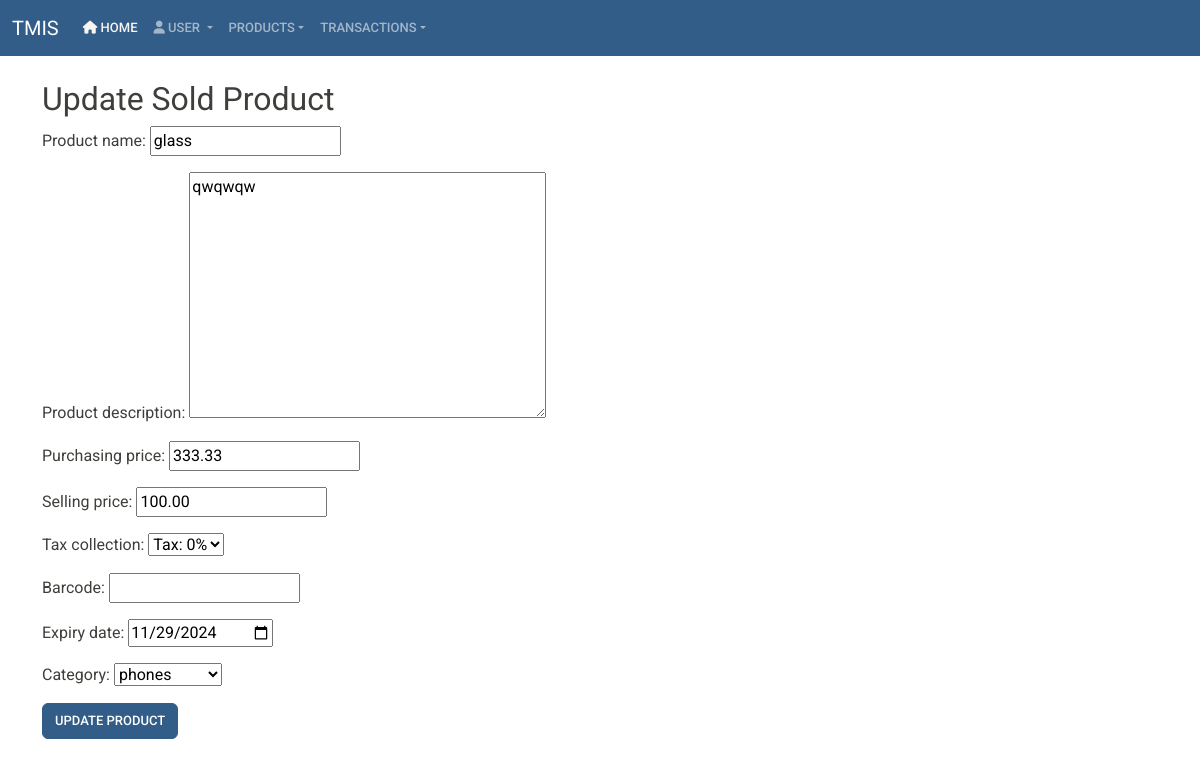
Screenshot of /sold_product/24/update/ with the database file from the repository.
### app/models.py (models this page shows, shortened)
class SoldProduct(models.Model):
    product_name = models.CharField(max_length=200)
    product_description = models.TextField(blank=True, null=True)
    purchasing_price = models.DecimalField(max_digits=10, decimal_places=2)
    selling_price = models.DecimalField(max_digits=10, decimal_places=2)
    tax_collection = models.ForeignKey(Tax, on_delete=models.CASCADE, default=1)
    expected_profit = models.DecimalField(max_digits=10, decimal_places=2, editable=False)
    barcode = models.CharField(max_length=100, blank=True, null=True)
    expiry_date = models.DateField(null=True, blank=True)
    category = models.ForeignKey(ProductCategory, on_delete=models.CASCADE)
    profit = models.DecimalField(max_digits=10, decimal_places=2, editable=False)
    user = models.ForeignKey(User, on_delete=models.CASCADE)
    created_at = models.DateTimeField(auto_now_add=True)
    updated_at = models.DateTimeField(auto_now=True)

class Tax(models.Model):
    tax_collection = models.IntegerField(default=0)
    def __str__(self):
        return f"Tax: {self.tax_collection}%"

### app/views.py (the view)
# urls.py: path('sold_product/<int:pk>/update/', views.update_sold_product, name='update_sold_product'),
def update_sold_product(request, pk):
    sold_product = get_object_or_404(SoldProduct, pk=pk)
    if request.method == 'POST':
        form = SoldProductForm(request.POST, instance=sold_product)
        if form.is_valid():
            form.save()
            messages.success(request, 'Sold product updated successfully!')
            return redirect('sold_product_list')
        else:
            messages.error(request, 'There was an error updating the sold product.')
    else:
        form = SoldProductForm(instance=sold_product)
    return render(request, 'update_sold_product.html', {'form': form})

### app/forms.py
class SoldProductForm(forms.ModelForm):
    class Meta:
        model = SoldProduct
        fields = [
            'product_name',
            'product_description',
            'purchasing_price',
            'selling_price',
            'tax_collection',
            'barcode',
            'expiry_date',
            'category',
        ]
        widgets = {
            'expiry_date': forms.DateInput(attrs={'type': 'date'}),
        }

### app/models.py (called while the page is built)
    def __str__(self):
        return self.name

### app/templates/update_sold_product.html (shortened to what this page needs)
{% extends 'base.html' %}
{% block content %}
<div class="container mt-5">
    <h2>Update Sold Product</h2>
    <form method="post">
        {{ form.as_p }}
        <button type="submit" class="btn btn-primary">Update Product</button>
    </form>
</div>
{% endblock %}

### app/templates/base.html (style rules this page uses)
body { margin-top: 80px; }

### rows the page displays
SoldProduct: product_name "glass", product_description "qwqwqw", purchasing_price "333.33", selling_price "100.00", expiry_date "11/29/2024", category "phones"
Tax: tax_collection "Tax: 0%"
